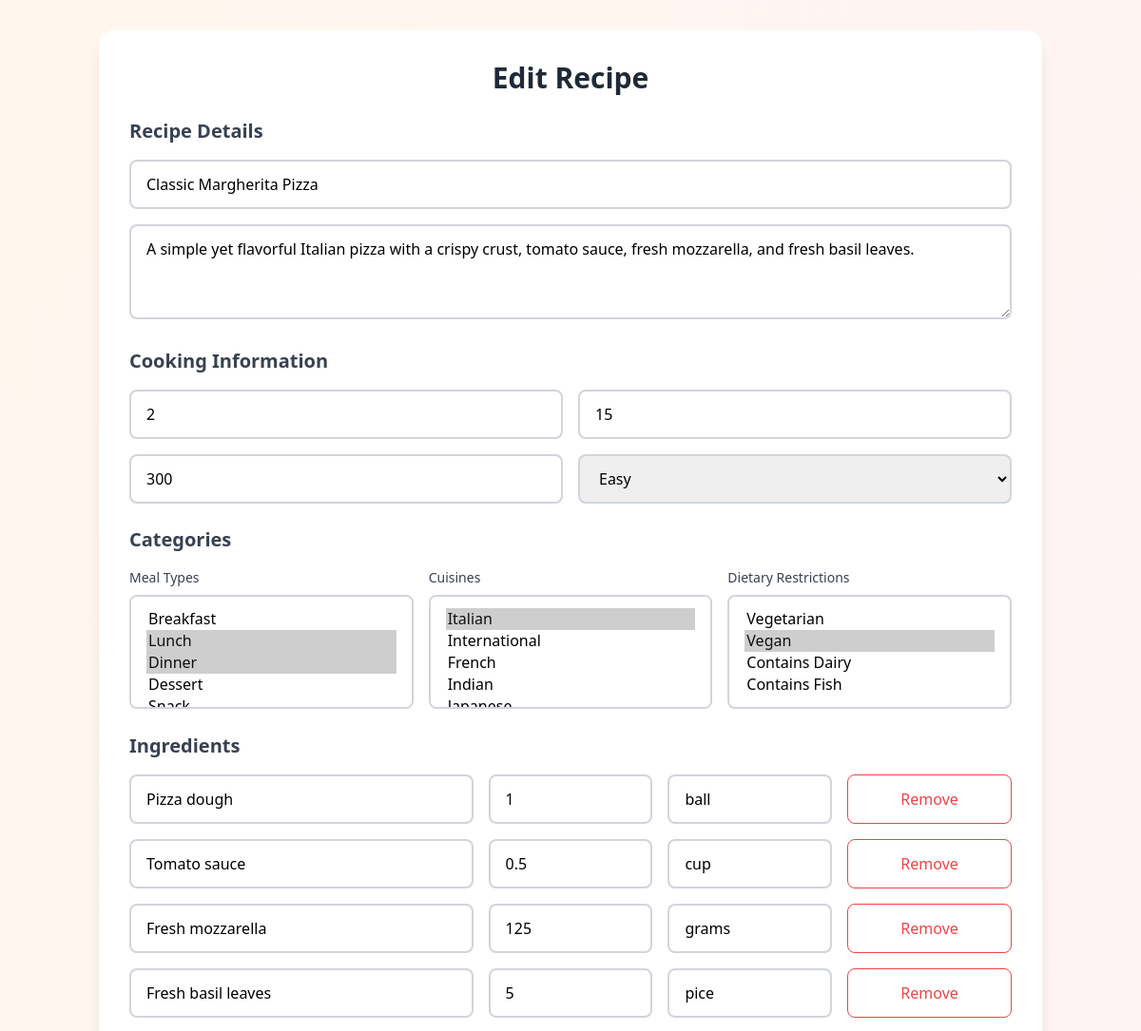
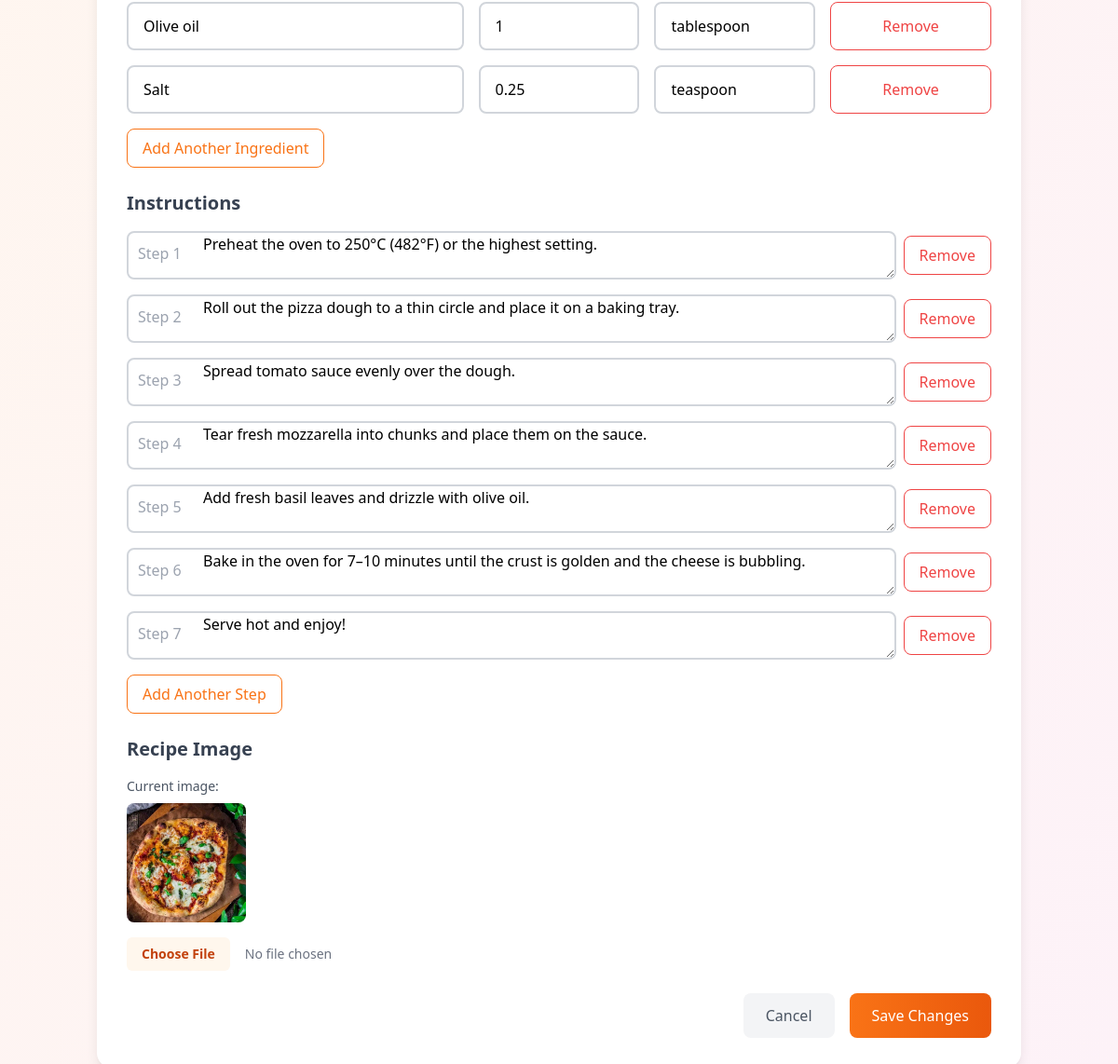
Page /edit-recipe/4/ (signed in) on the committed database (2 pictures, top to bottom).
### Recipie/models.py (models this page shows, shortened)
class Recipe(models.Model):
    title = models.CharField(max_length=200)
    description = models.TextField()
    created_at = models.DateTimeField(auto_now_add=True)
    updated_at = models.DateTimeField(auto_now=True)
    servings = models.PositiveIntegerField(
        validators=[MinValueValidator(1)]
    )
    prep_time = models.PositiveIntegerField(  # in minutes
        validators=[MinValueValidator(1)]
    )
    calories = models.PositiveIntegerField(
        validators=[MinValueValidator(1)]
    )
    rating = models.FloatField(
        validators=[MinValueValidator(0), MaxValueValidator(5)],
        default=0
    )
    image = models.ImageField(upload_to='recipe_images/')
    author = models.ForeignKey(
        User,
        on_delete=models.CASCADE,
        related_name='recipes'
    )
    DIFFICULTY_CHOICES = [
        ('easy', 'Easy'),
        ('medium', 'Medium'),
        ('hard', 'Hard')
    ]
    difficulty = models.CharField(
        max_length=10,
        choices=DIFFICULTY_CHOICES,
        default='medium'
    )
    class Meta:
        ordering = ['-created_at']

class Ingredient(models.Model):
    recipe = models.ForeignKey(
        Recipe,
        on_delete=models.CASCADE,
        related_name='ingredients'
    )
    name = models.CharField(max_length=200)
    quantity = models.CharField(max_length=50)
    unit = models.CharField(max_length=50, blank=True)
    order = models.PositiveIntegerField(default=0)
    class Meta:
        ordering = ['order']

class Instruction(models.Model):
    recipe = models.ForeignKey(
        Recipe,
        on_delete=models.CASCADE,
        related_name='instructions'
    )
    step_number = models.PositiveIntegerField()
    description = models.TextField()
    class Meta:
        ordering = ['step_number']
        unique_together = ('recipe', 'step_number')

### Recipie/views.py (the view, shortened to what this page needs)
# urls.py: path('edit-recipe/<int:recipe_id>/', views.edit_recipe, name='edit_recipe'),
@login_required
def edit_recipe(request, recipe_id):
    try:
        recipe = Recipe.objects.get(id=recipe_id, author=request.user)
    except Recipe.DoesNotExist:
        messages.error(request, 'Recipe not found!')
        return redirect('home')
    context = {
        'recipe': recipe,
        'meal_types': MealType.objects.all(),
        'cuisines': Cuisine.objects.all(),
        'dietary_restrictions': DietaryRestriction.objects.all(),
        'selected_meal_types': [mt.id for mt in recipe.meal_types.all()],
        'selected_cuisines': [c.id for c in recipe.cuisines.all()],
        'selected_restrictions': [dr.id for dr in recipe.dietary_restrictions.all()],
        'ingredients': recipe.ingredients.all().order_by('order'),
        'instructions': recipe.instructions.all().order_by('step_number'),
    }
    return render(request, 'edit_recipe.html', context)

### templates/edit_recipe.html (shortened to what this page needs)
<!DOCTYPE html>
<html lang="en">
<head>
    <script src="https://cdn.tailwindcss.com"></script>
    <link href="https://cdnjs.cloudflare.com/ajax/libs/animate.css/4.1.1/animate.min.css" rel="stylesheet">
    <link rel="stylesheet" href="https://cdnjs.cloudflare.com/ajax/libs/font-awesome/6.4.0/css/all.min.css">
</head>
<body class="min-h-screen bg-gradient-to-br from-orange-50 to-pink-50">
    <div class="container px-4 py-8 mx-auto">
        <div class="p-8 bg-white rounded-2xl shadow-lg animate__animated animate__fadeIn">
            <h1 class="mb-6 text-3xl font-bold text-center text-gray-800">Edit Recipe</h1>
            <form method="POST" enctype="multipart/form-data" class="space-y-6">
                <div class="space-y-4">
                    <h3 class="text-xl font-semibold text-gray-700">Recipe Details</h3>
                    <input type="text" name="title" required value="{{ recipe.title }}"
                           class="px-4 py-3 w-full rounded-lg border-2 border-gray-300"
                           placeholder="Recipe title">
                    <textarea name="description" required rows="3"
                              class="px-4 py-3 w-full rounded-lg border-2 border-gray-300"
                              placeholder="Recipe description">{{ recipe.description }}</textarea>
                </div>
                <div class="space-y-4">
                    <h3 class="text-xl font-semibold text-gray-700">Cooking Information</h3>
                    <div class="grid grid-cols-1 gap-4 md:grid-cols-2">
                        <input type="number" name="servings" required value="{{ recipe.servings }}"
                               class="px-4 py-3 rounded-lg border-2 border-gray-300"
                               placeholder="Number of servings">
                        <input type="number" name="prep_time" required value="{{ recipe.prep_time }}"
                               class="px-4 py-3 rounded-lg border-2 border-gray-300"
                               placeholder="Prep time (minutes)">
                        <input type="number" name="calories" required value="{{ recipe.calories }}"
                               class="px-4 py-3 rounded-lg border-2 border-gray-300"
                               placeholder="Calories per serving">
                        <select name="difficulty" required
                                class="px-4 py-3 rounded-lg border-2 border-gray-300">
                            <option value="easy" {% if recipe.difficulty == 'easy' %}selected{% endif %}>Easy</option>
                        </select>
                    </div>
                </div>
                <div class="space-y-4">
                    <h3 class="text-xl font-semibold text-gray-700">Categories</h3>
                    <div class="grid grid-cols-1 gap-4 md:grid-cols-3">
                        <div>
                            <label class="block mb-2 text-sm font-medium text-gray-700">Meal Types</label>
                            <select name="meal_type" multiple required class="px-4 py-3 w-full rounded-lg border-2 border-gray-300">
                                {% for meal_type in meal_types %}
                                    <option value="{{ meal_type.id }}"
                                            {% if meal_type.id in selected_meal_types %}selected{% endif %}>
                                        {{ meal_type.name }}
                                    </option>
                                {% endfor %}
                            </select>
                        </div>
                        <div>
                            <label class="block mb-2 text-sm font-medium text-gray-700">Cuisines</label>
                            <select name="cuisine" multiple required class="px-4 py-3 w-full rounded-lg border-2 border-gray-300">
                                {% for cuisine in cuisines %}
                                    <option value="{{ cuisine.id }}"
                                            {% if cuisine.id in selected_cuisines %}selected{% endif %}>
                                        {{ cuisine.name }}
                                    </option>
                                {% endfor %}
                            </select>
                        </div>
                        <div>
                            <label class="block mb-2 text-sm font-medium text-gray-700">Dietary Restrictions</label>
                            <select name="dietary_restrictions" multiple required class="px-4 py-3 w-full rounded-lg border-2 border-gray-300">
                                {% for restriction in dietary_restrictions %}
                                    <option value="{{ restriction.id }}"
                                            {% if restriction.id in selected_restrictions %}selected{% endif %}>
                                        {{ restriction.name }}
                                    </option>
                                {% endfor %}
                            </select>
                        </div>
                    </div>
                </div>
                <div class="space-y-4">
                    <h3 class="text-xl font-semibold text-gray-700">Ingredients</h3>
                    <div id="ingredients-container" class="space-y-4">
                        {% for ingredient in ingredients %}
                        <div class="grid grid-cols-5 gap-4">
                            <input type="text" name="ingredient_name[]" required value="{{ ingredient.name }}"
                                   class="col-span-2 px-4 py-3 rounded-lg border-2 border-gray-300"
                                   placeholder="Ingredient name">
                            <input type="text" name="ingredient_quantity[]" required value="{{ ingredient.quantity }}"
                                   class="px-4 py-3 rounded-lg border-2 border-gray-300"
                                   placeholder="Amount">
                            <input type="text" name="ingredient_unit[]" value="{{ ingredient.unit }}"
                                   class="px-4 py-3 rounded-lg border-2 border-gray-300"
                                   placeholder="Unit">
                            <button type="button" onclick="removeIngredient(this)"
                                    class="px-4 py-2 text-red-500 rounded-lg border border-red-500 hover:bg-red-50">
                                Remove
                            </button>
                        </div>
                        {% endfor %}
                    </div>
                    <button type="button" onclick="addIngredient()"
                            class="px-4 py-2 text-orange-500 rounded-lg border border-orange-500 hover:bg-orange-50">
                        Add Another Ingredient
                    </button>
                </div>
                <div class="space-y-4">
                    <h3 class="text-xl font-semibold text-gray-700">Instructions</h3>
                    <div id="instructions-container" class="space-y-4">
                        {% for instruction in instructions %}
                        <div class="flex relative items-center">
                            <div class="absolute top-0 left-0 mt-3 ml-3 text-gray-400">Step {{ instruction.step_number }}</div>
                            <textarea name="instructions[]" required rows="2"
                                      class="block pl-20 w-full rounded-lg border-2 border-gray-300"
                                      placeholder="Describe this step...">{{ instruction.description }}</textarea>
                            <button type="button" onclick="removeInstruction(this)"
                                    class="px-4 py-2 ml-2 text-red-500 rounded-lg border border-red-500 hover:bg-red-50">
                                Remove
                            </button>
                        </div>
                        {% endfor %}
                    </div>
                    <button type="button" onclick="addInstruction()"
                            class="px-4 py-2 text-orange-500 rounded-lg border border-orange-500 hover:bg-orange-50">
                        Add Another Step
                    </button>
                </div>
                <div class="space-y-4">
                    <h3 class="text-xl font-semibold text-gray-700">Recipe Image</h3>
                    {% if recipe.image %}
                        <div class="mb-4">
                            <p class="mb-2 text-sm text-gray-600">Current image:</p>
                            <img src="{{ recipe.image.url }}" alt="{{ recipe.title }}" class="object-cover w-32 h-32 rounded-lg">
                        </div>
                    {% endif %}
                    <input type="file" name="image" accept="image/*"
                           class="block w-full text-sm text-gray-500 file:mr-4 file:py-2 file:px-4 file:rounded-md file:border-0 file:text-sm file:font-semibold file:bg-orange-50 file:text-orange-700 hover:file:bg-orange-100">
                </div>
                <div class="flex gap-4 justify-end">
                    <a href="{% url 'home' %}"
                       class="px-6 py-3 text-gray-600 bg-gray-100 rounded-lg hover:bg-gray-200">
                        Cancel
                    </a>
                    <button type="submit"
                            class="px-6 py-3 text-white bg-gradient-to-r from-orange-500 to-orange-600 rounded-lg hover:from-orange-600 hover:to-orange-700">
                        Save Changes
                    </button>
                </div>
            </form>
        </div>
    </div>
</body>
</html>

### rows in the picture
Recipe: title "Classic Margherita Pizza", description "A simple yet flavorful Italian pizza with a crispy crust, tomato sauce, fresh mozzarella, and fresh basil leaves.", servings "2", prep_time "15", calories "300", difficulty "Easy", image (picture)
Ingredient: name "Pizza dough", quantity "1", unit "ball"
Ingredient: name "Tomato sauce", quantity "0.5", unit "cup"
Ingredient: name "Fresh mozzarella", quantity "125", unit "grams"
Ingredient: name "Fresh basil leaves", quantity "5", unit "pice"
Ingredient: name "Olive oil", quantity "1", unit "tablespoon"
Ingredient: name "Salt", quantity "0.25", unit "teaspoon"
Instruction: step_number "1", description "Preheat the oven to 250°C (482°F) or the highest setting."
Instruction: step_number "2", description "Roll out the pizza dough to a thin circle and place it on a baking tray."
Instruction: step_number "3", description "Spread tomato sauce evenly over the dough."
Instruction: step_number "4", description "Tear fresh mozzarella into chunks and place them on the sauce."
Instruction: step_number "5", description "Add fresh basil leaves and drizzle with olive oil."
Instruction: step_number "6", description "Bake in the oven for 7–10 minutes until the crust is golden and the cheese is bubbling."
Instruction: step_number "7", description "Serve hot and enjoy!"

### other values in the picture
form field meal_type "Breakfast / Lunch ☑ / Dinner ☑ / Dessert"
form field cuisine "Italian ☑ / International / French / Indian"
form field dietary_restrictions "Vegetarian / Vegan ☑ / Contains Dairy / Contains Fish"
